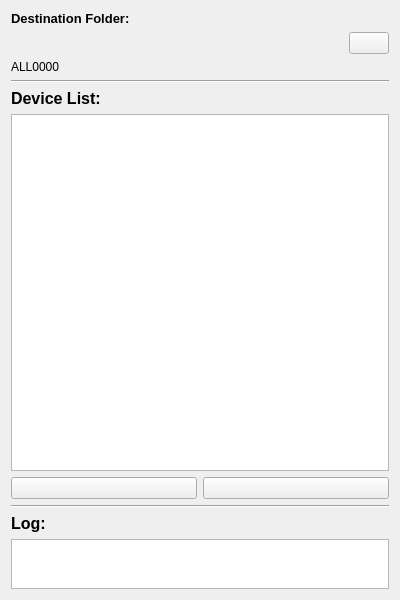
<?xml version="1.0" encoding="UTF-8"?>
<ui version="4.0">
 <class>MainWindow</class>
 <widget class="QMainWindow" name="MainWindow">
  <property name="geometry">
   <rect>
    <x>0</x>
    <y>0</y>
    <width>400</width>
    <height>600</height>
   </rect>
  </property>
  <property name="windowTitle">
   <string>TekReader</string>
  </property>
  <property name="windowOpacity">
   <double>1.000000000000000</double>
  </property>
  <widget class="QWidget" name="centralWidget">
   <layout class="QGridLayout" name="gridLayout">
    <item row="1" column="0">
     <layout class="QHBoxLayout" name="horizontalLayout_2">
      <item>
       <widget class="QPushButton" name="btnSearch">
        <property name="toolTip">
         <string>Search</string>
        </property>
        <property name="text">
         <string/>
        </property>
        <property name="iconSize">
         <size>
          <width>64</width>
          <height>64</height>
         </size>
        </property>
       </widget>
      </item>
      <item>
       <widget class="QPushButton" name="btnRead">
        <property name="toolTip">
         <string>Read</string>
        </property>
        <property name="whatsThis">
         <string/>
        </property>
        <property name="text">
         <string/>
        </property>
        <property name="iconSize">
         <size>
          <width>64</width>
          <height>64</height>
         </size>
        </property>
       </widget>
      </item>
     </layout>
    </item>
    <item row="3" column="0">
     <widget class="QLabel" name="label_2">
      <property name="font">
       <font>
        <pointsize>12</pointsize>
        <weight>75</weight>
        <bold>true</bold>
       </font>
      </property>
      <property name="text">
       <string>Log:</string>
      </property>
     </widget>
    </item>
    <item row="2" column="0">
     <widget class="Line" name="line_2">
      <property name="orientation">
       <enum>Qt::Horizontal</enum>
      </property>
     </widget>
    </item>
    <item row="0" column="0">
     <layout class="QVBoxLayout" name="verticalLayout">
      <property name="sizeConstraint">
       <enum>QLayout::SetDefaultConstraint</enum>
      </property>
      <item>
       <widget class="QLabel" name="lblPath">
        <property name="sizePolicy">
         <sizepolicy hsizetype="Minimum" vsizetype="Preferred">
          <horstretch>0</horstretch>
          <verstretch>0</verstretch>
         </sizepolicy>
        </property>
        <property name="font">
         <font>
          <pointsize>10</pointsize>
          <weight>75</weight>
          <bold>true</bold>
         </font>
        </property>
        <property name="text">
         <string>Destination Folder:</string>
        </property>
       </widget>
      </item>
      <item>
       <layout class="QHBoxLayout" name="horizontalLayout">
        <item>
         <widget class="QLabel" name="lblPathDisplay">
          <property name="sizePolicy">
           <sizepolicy hsizetype="Expanding" vsizetype="Preferred">
            <horstretch>0</horstretch>
            <verstretch>0</verstretch>
           </sizepolicy>
          </property>
          <property name="font">
           <font>
            <pointsize>10</pointsize>
            <italic>true</italic>
           </font>
          </property>
          <property name="text">
           <string/>
          </property>
         </widget>
        </item>
        <item>
         <widget class="QPushButton" name="btnBrowse">
          <property name="toolTip">
           <string>Browse</string>
          </property>
          <property name="text">
           <string/>
          </property>
          <property name="iconSize">
           <size>
            <width>32</width>
            <height>32</height>
           </size>
          </property>
         </widget>
        </item>
       </layout>
      </item>
      <item>
       <widget class="QLabel" name="lblALL">
        <property name="text">
         <string>ALL0000</string>
        </property>
       </widget>
      </item>
      <item>
       <widget class="Line" name="line">
        <property name="orientation">
         <enum>Qt::Horizontal</enum>
        </property>
       </widget>
      </item>
      <item>
       <widget class="QLabel" name="label">
        <property name="font">
         <font>
          <pointsize>12</pointsize>
          <weight>75</weight>
          <bold>true</bold>
         </font>
        </property>
        <property name="text">
         <string>Device List:</string>
        </property>
       </widget>
      </item>
      <item>
       <widget class="QTableView" name="devTable">
        <property name="font">
         <font>
          <pointsize>12</pointsize>
         </font>
        </property>
        <property name="selectionMode">
         <enum>QAbstractItemView::NoSelection</enum>
        </property>
        <property name="showGrid">
         <bool>false</bool>
        </property>
        <attribute name="horizontalHeaderVisible">
         <bool>true</bool>
        </attribute>
        <attribute name="horizontalHeaderStretchLastSection">
         <bool>true</bool>
        </attribute>
        <attribute name="verticalHeaderVisible">
         <bool>false</bool>
        </attribute>
        <attribute name="verticalHeaderStretchLastSection">
         <bool>false</bool>
        </attribute>
       </widget>
      </item>
     </layout>
    </item>
    <item row="4" column="0">
     <widget class="QTextEdit" name="txtLog">
      <property name="sizePolicy">
       <sizepolicy hsizetype="Expanding" vsizetype="Expanding">
        <horstretch>0</horstretch>
        <verstretch>0</verstretch>
       </sizepolicy>
      </property>
      <property name="maximumSize">
       <size>
        <width>16777215</width>
        <height>50</height>
       </size>
      </property>
      <property name="readOnly">
       <bool>true</bool>
      </property>
     </widget>
    </item>
   </layout>
  </widget>
 </widget>
 <layoutdefault spacing="6" margin="11"/>
 <resources/>
 <connections>
  <connection>
   <sender>btnSearch</sender>
   <signal>clicked()</signal>
   <receiver>MainWindow</receiver>
   <slot>searchSlot()</slot>
   <hints>
    <hint type="sourcelabel">
     <x>286</x>
     <y>131</y>
    </hint>
    <hint type="destinationlabel">
     <x>396</x>
     <y>204</y>
    </hint>
   </hints>
  </connection>
  <connection>
   <sender>btnBrowse</sender>
   <signal>clicked()</signal>
   <receiver>MainWindow</receiver>
   <slot>browseClick()</slot>
   <hints>
    <hint type="sourcelabel">
     <x>362</x>
     <y>27</y>
    </hint>
    <hint type="destinationlabel">
     <x>396</x>
     <y>63</y>
    </hint>
   </hints>
  </connection>
  <connection>
   <sender>btnRead</sender>
   <signal>clicked()</signal>
   <receiver>MainWindow</receiver>
   <slot>readSlot()</slot>
   <hints>
    <hint type="sourcelabel">
     <x>356</x>
     <y>171</y>
    </hint>
    <hint type="destinationlabel">
     <x>395</x>
     <y>164</y>
    </hint>
   </hints>
  </connection>
 </connections>
 <slots>
  <slot>searchSlot()</slot>
  <slot>browseClick()</slot>
  <slot>readSlot()</slot>
 </slots>
</ui>
